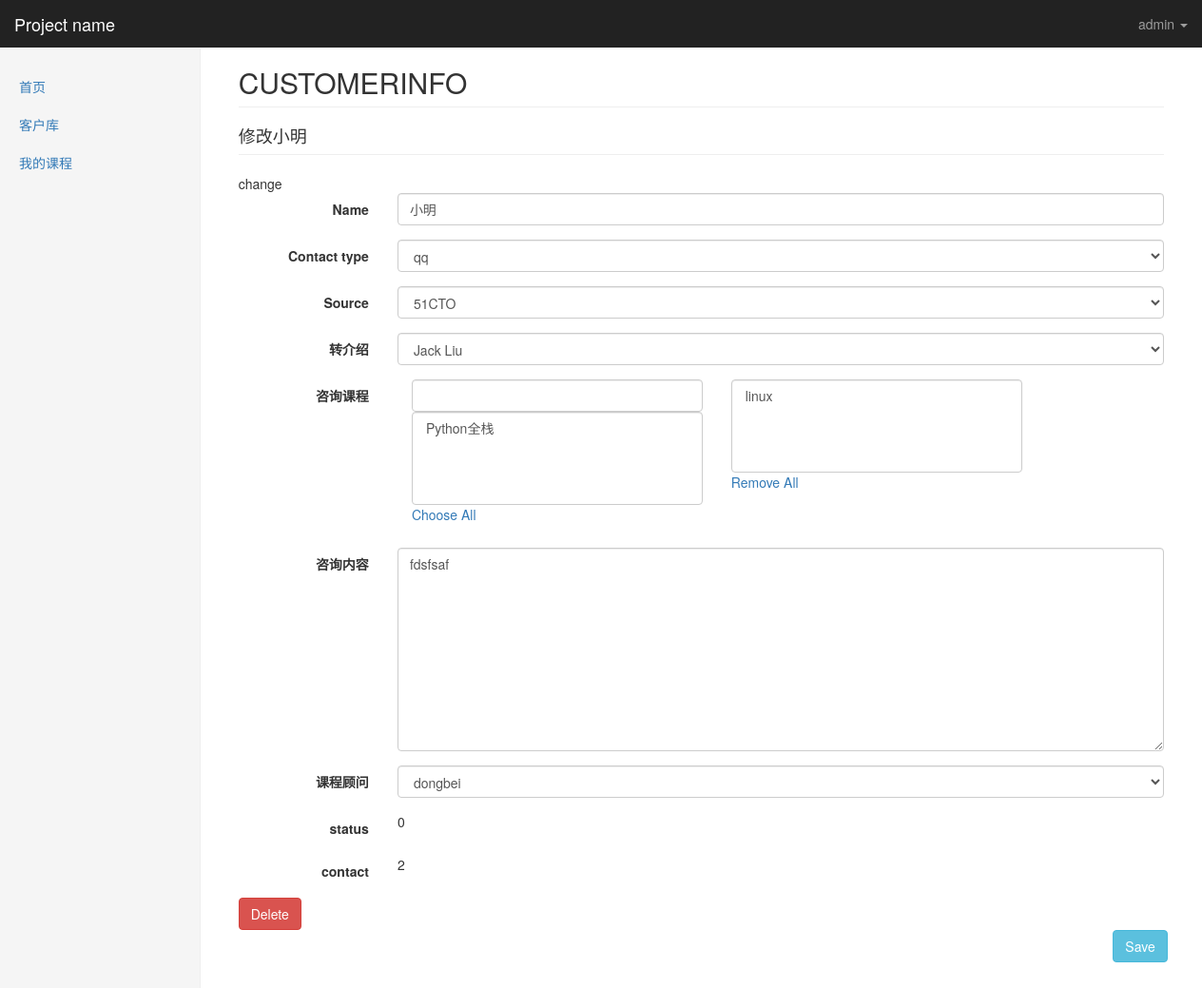
The page /kingadmin/crm/customerinfo/7/change/ (signed in) on the database its author committed.
### crm/models.py (models this page shows, shortened)
class Menus(models.Model):
    name = models.CharField(max_length=64)
    url_type_choices = ((0,'absolute'),(1,'dynamic'))
    url_type = models.SmallIntegerField(choices=url_type_choices,default=0)
    url_name = models.CharField(max_length=128)
    class Meta:
        unique_together = ('name','url_name')

class CustomerInfo(models.Model):
    name = models.CharField(max_length=64,default=None)
    contact_type_choices = ((0,'qq'),(1,'微信'),(2,'手机'))
    contact_type = models.SmallIntegerField(choices=contact_type_choices,default=0)
    contact = models.CharField(max_length=64,unique=True)
    source_choices = ((0,'QQ群'),
                      (1,'51CTO'),
                      (2,'百度推广'),
                      (3,'知乎'),
                      (4,'转介绍'),
                      (5,'其它'),
                      )
    source = models.SmallIntegerField(choices=source_choices)
    referral_from = models.ForeignKey("self",blank=True,null=True,verbose_name="转介绍",on_delete=models.CASCADE)
    consult_courses = models.ManyToManyField("Course",verbose_name="咨询课程")
    consult_content = models.TextField(verbose_name="咨询内容")
    status_choices = ((0,'未报名'),(1,'已报名'),(2,'已退学'))
    status = models.SmallIntegerField(choices=status_choices)
    consultant = models.ForeignKey("UserProfile",verbose_name="课程顾问",on_delete=models.CASCADE)
    date = models.DateField(auto_now_add=True)
    def __str__(self):
        return self.name
    class Meta:
        verbose_name="客户信息"
        verbose_name_plural="客户信息"

### kingadmin/views.py (the view)
# urls.py: url(r'^(\w+)/(\w+)/(\d+)/change/$', views.table_obj_change, name="table_obj_change"),
@login_required
def table_obj_change(request,app_name,model_name,obj_id):
    admin_class = site.enabled_admins[app_name][model_name]
    model_form = form_handle.create_dynamic_model_form(admin_class)
    obj = admin_class.model.objects.get(id=obj_id)
    if request.method == "GET":
        form_obj = model_form(instance=obj)
    elif request.method == "POST":
        form_obj = model_form(instance=obj,data=request.POST)
        if form_obj.is_valid():
            form_obj.save()
            return redirect("/kingadmin/%s/%s/" %(app_name,model_name))
    return render(request,'kingadmin/table_obj_change.html',locals())

### crm/models.py (called while the page is built)
    def __str__(self): #__unicode__
        return self.name

    def __str__(self):
        return self.name

### kingadmin/form_handle.py (called while the page is built)
def create_dynamic_model_form(admin_class,form_add=False):
    class Meta:
        model = admin_class.model
        fields = "__all__"
        if not form_add:#change
            exclude = admin_class.readonly_fields
            admin_class.form_add = False #这是因为自始至终admin_class实例都是同一个,
        else: #add
            admin_class.form_add = True
    def __new__(cls, *args, **kwargs):
        print("__new__",cls,args,kwargs)
        for field_name in cls.base_fields:
            filed_obj = cls.base_fields[field_name]
            filed_obj.widget.attrs.update({'class':'form-control'})
        return  ModelForm.__new__(cls)
    dynamic_form = type("DynamicModelForm" ,(ModelForm,) ,{'Meta' :Meta,'__new__':__new__})
    print(dynamic_form)
    return dynamic_form

### kingadmin/templatetags/kingadmin_tags.py (called while the page is built)
@register.simple_tag
def get_model_name(admin_class):
    return admin_class.model._meta.model_name.upper()

@register.simple_tag
def get_obj_field_val(form_obj,field):
    return getattr(form_obj.instance,field)

@register.simple_tag
def get_available_m2m_data(field_name,form_obj,admin_class):
    field_obj = admin_class.model._meta.get_field(field_name)
    obj_list = set(field_obj.related_model.objects.all())
    if form_obj.instance.id:
        selected_data = set(getattr(form_obj.instance ,field_name).all())
        return obj_list - selected_data
    else:
        return obj_list

@register.simple_tag
def get_selected_m2m_data(field_name,form_obj,admin_class):
    if form_obj.instance.id:
        selected_data = getattr(form_obj.instance ,field_name).all()
        return selected_data
    else:
        return []

### kingadmin/templates/kingadmin/table_obj_change.html
{% extends 'kingadmin/index.html' %}
{% load kingadmin_tags %}
{% block  right-content-container %}
<h2 class="page-header">{% get_model_name admin_class %}</h2>
<h4 class="page-header">修改{{ form_obj.instance }}</h4>
<div>
change
{% include 'kingadmin/table_obj_change_component.html' %}
</div>
{% endblock %}

### kingadmin/templates/kingadmin/index.html (shortened to what this page needs)
{% extends 'base.html' %}
{% block body %}
<nav class="navbar navbar-inverse navbar-fixed-top">
  <div class="container-fluid">
    <div class="navbar-header">
      <a class="navbar-brand" href="#">{% block pro_name %}Project name{% endblock %}</a>
    </div>
    <div id="navbar" class="navbar-collapse collapse">
      <ul class="nav navbar-nav navbar-right">
        <li class="dropdown ">
          <a href="#" class="dropdown-toggle" data-toggle="dropdown" role="button" >{{ request.user }} <span class="caret"></span></a>
        </li>
      </ul>
    </div>
  </div>
</nav>
<div class="container-fluid">
  <div class="row">
    <div class="col-sm-3 col-md-2 sidebar">
      <ul class="nav nav-sidebar">
        {% for role in  request.user.userprofile.role.select_related %}
            {% for menu in role.menus.select_related %}
                <li><a href="{% if menu.url_type == 0 %}{{ menu.url_name }}{% else %}{% url menu.url_name %}{% endif %}">{{ menu.name }}</a></li>
             {% endfor %}
         {% endfor %}
      </ul>
    </div>
    <div class="col-sm-9 col-sm-offset-3 col-md-10 col-md-offset-2 main">
      {% block  right-content-container %}{% endblock %}
    </div>
  </div>
</div>
{% endblock %}

### kingadmin/templates/kingadmin/table_obj_change_component.html (shortened to what this page needs)
{% load kingadmin_tags %}
<form class="form-horizontal"  method="post" onsubmit="VerificationBeforeFormSubmit()"> {% csrf_token %}
  {% for field in form_obj %}
  <div class="form-group">
    <label class="col-sm-2 control-label">{{ field.label }}</label>
    <div class="col-sm-10">
      {% if field.name in admin_class.filter_horizontal %}
          <div class="col-lg-5">
                <input type="search" class="form-control" oninput="FuzzSearch(this)">
                <select id="id_{{ field.name }}_from" multiple class="form-control">
                    {% get_available_m2m_data field.name form_obj admin_class as available_m2m_data %}
                    {% for obj in available_m2m_data %}
                        <option ondblclick="MoveSelectedOption(this,'id_{{ field.name }}_to')" value="{{ obj.id }}">{{ obj }}</option>
                    {% endfor %}
                </select>
              <p><a onclick="MoveAllElements('id_{{ field.name }}_from','id_{{ field.name }}_to')">Choose All</a></p>
          </div>
          <div class="col-lg-5">
                <select tag="selected_m2m" id="id_{{ field.name }}_to" multiple class="form-control" name="{{ field.name }}">
                    {%  get_selected_m2m_data field.name form_obj admin_class as selected_m2m_data %}
                    {% for obj in selected_m2m_data %}
                        <option value="{{ obj.id }}" ondblclick="MoveSelectedOption(this,'id_{{ field.name }}_from')">{{ obj }}</option>
                    {% endfor %}
                </select>
              <p><a onclick="MoveAllElements('id_{{ field.name }}_to','id_{{ field.name }}_from')">Remove All</a></p>
          </div>
      {% else %}
        {{ field }}
      {% endif %}
    </div>
  </div>
  {% endfor %}
  {% if not admin_class.form_add %}
      {% for field in admin_class.readonly_fields %}
      <div class="form-group">
        <label class="col-sm-2 control-label">{{ field }}</label>
        <div class="col-sm-10">
          <p>{% get_obj_field_val form_obj field %}</p>
        </div>
      </div>
      {% endfor %}
 {% endif %}
  <div class="form-group">
    {% if  form_obj.instance.id %}
        <div class=" col-sm-2">
          <a  class="btn btn-danger" href="{% url 'obj_delete' app_name model_name form_obj.instance.id  %}">Delete</a>
        </div>
    {% endif %}
    <div class="col-sm-offset-11 col-sm-2">
      <button type="submit" class="btn btn-info">Save</button>
    </div>
  </div>
</form>

### statics/css/dashboard.css (style rules this page uses)
body { padding-top: 50px; }
.navbar-fixed-top { border: 0; }
.sidebar { display: none; }
@media (min-width: 768px) { .sidebar { position: fixed; top: 51px; bottom: 0; left: 0; z-index: 1000; display: block; padding: 20px; overflow-x: hidden; overflow-y: auto; background-color: #f5f5f5; border-right: 1px solid #eee; } }
.nav-sidebar { margin-right: -21px; margin-bottom: 20px; margin-left: -20px; }
.nav-sidebar > li > a { padding-right: 20px; padding-left: 20px; }
.main { padding: 20px; }
@media (min-width: 768px) { .main { padding-right: 40px; padding-left: 40px; } }
.main .page-header { margin-top: 0; }

### rows shown on the page
Menus: name "首页"
Menus: name "客户库"
Menus: name "我的课程"
CustomerInfo: instance "小明", form_obj "小明" "qq" "51CTO" "Jack Liu" "fdsfsaf" "dongbei", status "0" "2"

### other values the page prints
{{ request.user }} "admin"
{{ field.label }} "Name" "Contact type" "Source" "转介绍" "咨询课程" "咨询内容" "课程顾问"
{{ field }} "status" "contact"
